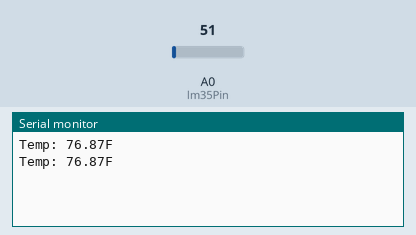
The sketch below on a simulated Arduino Uno, built with avr-gcc and run on an emulated ATmega328P. On the bench: the last lines printed to the serial monitor. The test bench sets the inputs (shaded band); at power-on: A0 (lm35Pin) = 51.

Above: at 1.8 s.
1.9 s: A0 (lm35Pin) set to 61
At 2.4 s:
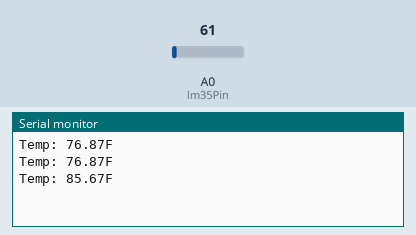
3.4 s: A0 (lm35Pin) set to 71
At 4.8 s:
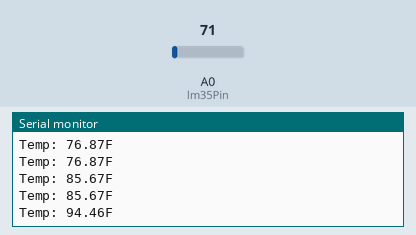
Timing chart, 0 to 6.4 s (numbered marks = the images above; inputs shaded):
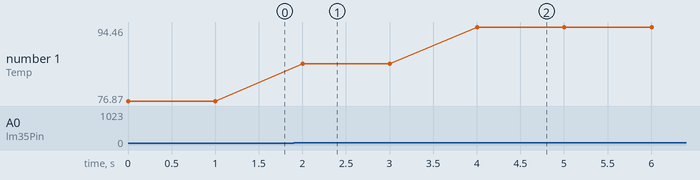

The sketch:

ReadTemperature.ino
```cpp
/*
* Tutorial 1: Reading Temperature
*
* Read the temperature in celcius over serial.
*
*
* To see this sketch in action open up the serial
* monitor. Clamp your fingers over the LM35
* sensor. The temperature will rise and then fall
* as you remove your fingers.
*
* The circuit:
* - LM35 to 5v, GND, and Vo to analog 0
*
*/

// the output pin of the LM35 temperature sensor
int lm35Pin = A0;

void setup()
{
    // set up serial at 9600 baud
    Serial.begin(9600);
}

float
CtoF(float c)
{
    return (((c * 9) / 5) + 32);
}

void loop()
{
    int analogValue;
    float temperature;

    // read our temperature sensor
    analogValue = analogRead(lm35Pin);

    // convert the 10bit analog value to celcius
    temperature = float(analogValue) / 1023;
    temperature = temperature * 500;

    // print the temperature over serial
    Serial.print("Temp: ");
    Serial.print(CtoF(temperature));
    Serial.println("F");

    // wait 1s before reading the temperature again
    delay(1000);
}
```

Measured:
- after the input at 1.9 s, the serial monitor: prints a new line after 0.10 s (image 1)
- after the input at 3.4 s, the serial monitor: prints a new line after 0.60 s (image 2)
- plotted number 1: 76.87 → 85.67 after the input at 1.9 s, 85.67 → 94.46 after the input at 3.4 s
